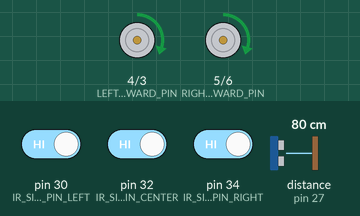
This sketch was run on a simulated Arduino Mega 2560, built with avr-gcc and run on an emulated ATmega2560. Shown: motor-driver pin pairs drawn as motors (green arrow = first pin HIGH = forward, orange = second pin HIGH = backward, longer = more drive, scaled by the enable pin). Wiring (inferred from the names in the program): ultrasonic range finder: trigger pin 26; echo pin 27. The test bench sets the inputs (shaded band); at power-on: distance to the obstacle (sensor on pin 27) 80 cm, pin 30 (IR_SIGNAL_PIN_LEFT) HIGH, pin 32 (IR_SIGNAL_PIN_CENTER) HIGH, pin 34 (IR_SIGNAL_PIN_RIGHT) HIGH. The echo pulse lasts 58.3 µs per cm; what the sketch prints to the serial monitor is not drawn.

Above: at 1.2 s.
1.3 s: distance to the obstacle (sensor on pin 27) set to 2 cm
At 2.5 s:
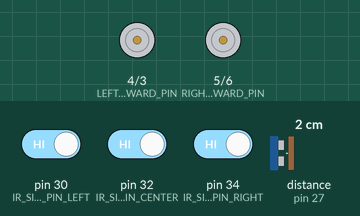
2.8 s: distance to the obstacle (sensor on pin 27) set to 18 cm
At 3.6 s:
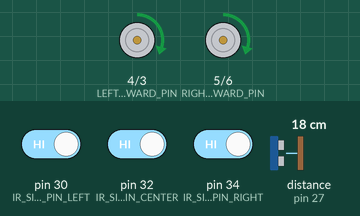
4.3 s: distance to the obstacle (sensor on pin 27) set to 4 cm
At 4.8 s:
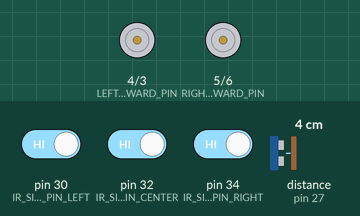
Timing chart, 0 to 7.3 s (numbered marks = the images above; inputs shaded):
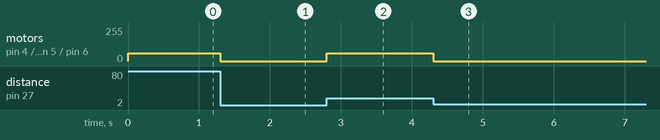

Measured:
- after the input at 1.3 s, motor on pin 4 (LEFT_ENGINE_FORWARD_PIN) / pin 3 (LEFT_ENGINE_REVERSE_PIN), motor on pin 5 (RIGHT_ENGINE_FORWARD_PIN) / pin 6 (RIGHT_ENGINE_REVERSE_PIN): forward 60/255 → stopped at once
- after the input at 2.8 s, motor on pin 4 (LEFT_ENGINE_FORWARD_PIN) / pin 3 (LEFT_ENGINE_REVERSE_PIN), motor on pin 5 (RIGHT_ENGINE_FORWARD_PIN) / pin 6 (RIGHT_ENGINE_REVERSE_PIN): stopped → forward 60/255 at once
- after the input at 4.3 s, motor on pin 4 (LEFT_ENGINE_FORWARD_PIN) / pin 3 (LEFT_ENGINE_REVERSE_PIN), motor on pin 5 (RIGHT_ENGINE_FORWARD_PIN) / pin 6 (RIGHT_ENGINE_REVERSE_PIN): forward 60/255 → stopped at once

The sketch:

LineFollower.ino
```cpp
/**
 * @file LineFollower.ino
 * @author david
 * @brief Demonstration code for a line follower car.
 */
#include <Wire.h>

#include "./MotorDriver.c"
#include "./LineDetector.c"
#include "./DistanceSensor.c"

LinePosition position;
int baseSpeed = 60;

const byte ownI2CAddress = 8;
const byte coordinatorI2CAddress = 9;

char i2cBuffer[32];
boolean i2cNewMessageFlag = false;

boolean drivingAllowed = true;

void setup(){
    Wire.begin(ownI2CAddress);
    Wire.onReceive(receiveI2CMessage);
    Serial.begin(9600);
    initMotorDriver();

    initLineDetector();
    position = detectPosition(ON_LINE);

    initializeDistanceSensors();

    Serial.println("Setup complete!");
}

void loop(){
    if (i2cNewMessageFlag) {
        // Serial.println(i2cBuffer);
        i2cNewMessageFlag = false;
        if (strncmp(i2cBuffer, "STOP", 4) == 0){
            drivingAllowed = false;
        } else {
            drivingAllowed = true;
        }
        // Serial.println(drivingAllowed);
    }

    int d = getFrontDistance();
    // Serial.println(d);
    if (d < 10){
        stop();
    } else if (!drivingAllowed){
        stop();
    } else {
        followLine(baseSpeed);
    }
    // delay(100);
    // followLine(baseSpeed);
}

void followLine(int speed){
    position = detectPosition(position);
    if (position == ON_LINE){
        // Serial.println("On line!");
        driveForward(speed);
    } else if (position == LEFT_OF_LINE){
        // Serial.println("LEFT of line!");
        turnRightForward(speed*1.5);
    } else if (position == RIGHT_OF_LINE){
        // Serial.println("RIGHT of line");
        turnLeftForward(speed*1.5);
    } else {
        Serial.println("This is strange...");
        stop();
    }
}

void receiveI2CMessage(int numberOfBytesReceived){
    // Serial.println("Message received!");
    memset(i2cBuffer, 0, sizeof(i2cBuffer));
    Wire.readBytes(i2cBuffer, numberOfBytesReceived);
    i2cNewMessageFlag = true;
}
```

DistanceSensor.c
```cpp
/**
 * @file DistanceSensor.c
 * @author david
 * @brief Encapsulates the functions to access two HC-SR04 ultrasonic distance sensors.
 */

#include "Arduino.h"

// The digital pins used for the Arduino Car.
#define FRONT_TRIGGER_PIN 26
#define FRONT_ECHO_PIN 27
#define REAR_TRIGGER_PIN 24
#define REAR_ECHO_PIN 25
// The time after which pulseIn will stop waiting. Can't be 0 to avoid the program crashing
#define ECHO_TIMEOUT_US 10000


/**
 * @brief Initializes the distance sensors. MUST be called once before the other methods are effective.
 *
 */
void initializeDistanceSensors(){
    pinMode(FRONT_TRIGGER_PIN, OUTPUT);
    pinMode(FRONT_ECHO_PIN, INPUT);
    pinMode(REAR_TRIGGER_PIN, OUTPUT);
    pinMode(REAR_ECHO_PIN, INPUT);
}

/**
 * @brief Calculates the distance in cm for a given echo duration in micro-senconds
 *
 * The distance = time * speed
 * The time is duration/2 (as the signal travels there and back.)
 * The speed of sound at 20°C is roughly 0.0343 cm/micro-second
 * The distance will be returned in whole integers only.
 *
 * @param duration: the duration the signal travels in micro-seconds
 */
int calculateDistanceInCm(long duration){
    if (duration == 0) {
        return ECHO_TIMEOUT_US * 0.0343;
    } else {
        return (duration / 2) * 0.0343;
    }
}

/**
 * @brief Measure the front distance.
 *
 * @return the measured distance in cm
 */
int getFrontDistance(){
    //clear the trigger pin
    digitalWrite(FRONT_TRIGGER_PIN, LOW);
    delayMicroseconds(5);
    //issue the trigger
    digitalWrite(FRONT_TRIGGER_PIN, HIGH);
    delayMicroseconds(10);
    //stop the trigger
    digitalWrite(FRONT_TRIGGER_PIN, LOW);

    //measure the echo duration
    int duration = pulseIn(FRONT_ECHO_PIN, HIGH, ECHO_TIMEOUT_US);

    return calculateDistanceInCm(duration);
}


/**
 * @brief Measure the rear distance.
 *
 * @return the measured distance in cm
 */
int getRearDistance(){
    //clear the trigger pin
    digitalWrite(REAR_TRIGGER_PIN, LOW);
    delayMicroseconds(5);
    //issue the trigger
    digitalWrite(REAR_TRIGGER_PIN, HIGH);
    delayMicroseconds(10);
    //stop the trigger
    digitalWrite(REAR_TRIGGER_PIN, LOW);

    //measure the echo duration
    int duration = pulseIn(REAR_ECHO_PIN, HIGH, ECHO_TIMEOUT_US);

    return calculateDistanceInCm(duration);
}
```

LineDetector.c
```cpp
/**
 * @file LineDetector.c
 * @author david
 * @brief A library providing operations to use three KY-033 line detection sensors to detect the position of an arduino car with respect to a line on the ground.
 */
#include "Arduino.h"

//define your pins connected to OUT/SIGNAL (ditial IO pins)
#define IR_SIGNAL_PIN_LEFT 30
#define IR_SIGNAL_PIN_CENTER 32
#define IR_SIGNAL_PIN_RIGHT 34


typedef enum {
    LEFT_OF_LINE,
    ON_LINE,
    RIGHT_OF_LINE,
}LinePosition;

/**
 * @brief Initializes the line detector by setting the pin modes for the arduino pins.
 *
 * This method has to be called once for all other operations to work correctly!
 */
void initLineDetector(){
    pinMode(IR_SIGNAL_PIN_LEFT, INPUT);
    pinMode(IR_SIGNAL_PIN_CENTER, INPUT);
    pinMode(IR_SIGNAL_PIN_RIGHT, INPUT);
}

/**
 * @brief read the values of the line detection sensors.
 *
 * @param signals an int buffer of size 3 to write the signals to as return values.
 *
 * signals[0] will hold the value of the LEFT sensor
 * signals[1] will hold the value of the CENTER sensor
 * signals[2] will hold the value of the RIGHT sensor
 */
void readSensorSignals(int signals[]){
    signals[0] = digitalRead(IR_SIGNAL_PIN_LEFT);
    signals[1] = digitalRead(IR_SIGNAL_PIN_CENTER);
    signals[2] = digitalRead(IR_SIGNAL_PIN_RIGHT);
}

/**
 * @brief Detecs the position of an arduino car w.r.t. a line on the ground.
 *
 * @param previousPosition hand over the last detected position so it can be taken into account for calculating the new position.
 * @return LinePosition the position of the car relative to the line.
 */
LinePosition detectPosition(LinePosition previousPosition){
    int signals[3];
    readSensorSignals(signals);
    if (signals[0] == 1 && signals[1] == 0 && signals[2] == 0){
        return RIGHT_OF_LINE;
    } else if (signals[0] == 0 && signals[1] == 1 && signals[2] == 0){
        return ON_LINE;
    } else if (signals[0] == 0 && signals[1] == 0 && signals[2] == 1){
        return LEFT_OF_LINE;
    } else { // if the sensor reading is unclear (e.g. because left and center detect the line at the same time), do not change the position
        return previousPosition;
    }
}
```

MotorDriver.c
```cpp
/**
 * @file MotorDriver.c
 * @author david
 * @brief A library providing functions to control an arduino car using the motor controller L298N.
 */

#include "Arduino.h"

// The pins of an arduino (mega in this example) that are connected to the L298N motor controller.

// PMW pins
#define LEFT_ENGINE_SPEED_PIN 2
#define RIGHT_ENGINE_SPEED_PIN 7

// Digital IO pins
#define LEFT_ENGINE_FORWARD_PIN 4
#define LEFT_ENGINE_REVERSE_PIN 3
#define RIGHT_ENGINE_FORWARD_PIN 5
#define RIGHT_ENGINE_REVERSE_PIN 6

/**
 * @brief Initializes the motor driver by setting the pin modes for the arduino pins.
 *
 * This method has to be called once for all other operations to work correctly!
 */
void initMotorDriver(){
    pinMode(LEFT_ENGINE_SPEED_PIN, OUTPUT);
    pinMode(RIGHT_ENGINE_SPEED_PIN, OUTPUT);
    pinMode(LEFT_ENGINE_FORWARD_PIN, OUTPUT);
    pinMode(LEFT_ENGINE_REVERSE_PIN, OUTPUT);
    pinMode(RIGHT_ENGINE_FORWARD_PIN, OUTPUT);
    pinMode(RIGHT_ENGINE_REVERSE_PIN, OUTPUT);
}

/**
 * @brief Sets the dc motor direction of the right motors to "forward".
 *
 * If the motor direction is currently set to "reverse", this method changes the motor direction.
 * If the motor direction was already set to "forward", the method will not affect any change.
 */
void rightForward(){
    digitalWrite(RIGHT_ENGINE_FORWARD_PIN, HIGH);
    digitalWrite(RIGHT_ENGINE_REVERSE_PIN, LOW);
}

/**
 * @brief Sets the dc motor direction of the right motors to "reverse".
 *
 * If the motor direction is currently set to "forward", this method changes the motor direction.
 * If the motor direction was already set to "reverse", the method will not affect any change.
 */
void rightReverse(){
    digitalWrite(RIGHT_ENGINE_FORWARD_PIN, LOW);
    digitalWrite(RIGHT_ENGINE_REVERSE_PIN, HIGH);
}

/**
 * @brief Sets the speed of the right motors to the desired value.
 *
 * @param speed specify the motor speed between 60 (slowest moving speed) and 255 (full speed), or 0 to deactivate the motors.
 *
 * The operation controls the motors my sending PMW signals to the L298N motor controller.
 * A value between 0-59 is not recommended, because the motors to not get enough power to move the car.
 */
void rightSpeed(int speed){
    analogWrite(RIGHT_ENGINE_SPEED_PIN, speed);
}

/**
 * @brief Sets the dc motor direction of the left motors to "forward".
 *
 * If the motor direction is currently set to "reverse", this method changes the motor direction.
 * If the motor direction was already set to "forward", the method will not affect any change.
 */
void leftForward(){
    digitalWrite(LEFT_ENGINE_FORWARD_PIN, HIGH);
    digitalWrite(LEFT_ENGINE_REVERSE_PIN, LOW);
}

/**
 * @brief Sets the dc motor direction of the left motors to "reverse".
 *
 * If the motor direction is currently set to "forward", this method changes the motor direction.
 * If the motor direction was already set to "reverse", the method will not affect any change.
 */
void leftReverse(){
    digitalWrite(LEFT_ENGINE_FORWARD_PIN, LOW);
    digitalWrite(LEFT_ENGINE_REVERSE_PIN, HIGH);
}

/**
 * @brief Sets the speed of the left motors to the desired value.
 *
 * @param speed specify the motor speed between 60 (slowest moving speed) and 255 (full speed), or 0 to deactivate the motors.
 *
 * The operation controls the motors my sending PMW signals to the L298N motor controller.
 * A value between 0-59 is not recommended, because the motors to not get enough power to move the car.
 */
void leftSpeed(int speed){
    analogWrite(LEFT_ENGINE_SPEED_PIN, speed);
}

/**
 * @brief Sets the speed of all motors to the desired value.
 *
 * @param speed specify the motor speed between 60 (slowest moving speed) and 255 (full speed), or 0 to deactivate the motors.
 *
 * The operation controls the motors my sending PMW signals to the L298N motor controller.
 * A value between 0-59 is not recommended, because the motors to not get enough power to move the car.
 */
void setSpeed(int speed){
    leftSpeed(speed);
    rightSpeed(speed);
}

/**
 * @brief Makes the car stop by deactivating all motors.
 *
 */
void stop(){
    setSpeed(0);
}

/**
 * @brief Sets the movement direction of all motors to "forward".
 *
 * If the motor direction is currently set to "reverse", this method changes the motor direction.
 * If the motor direction was already set to "forward", the method will not affect any change.
 */
void forward(){
    leftForward();
    rightForward();
}

/**
 * @brief Sets the movement direction of all motors to "forward" AND sets the motor speed.
 *
 * If the motor direction is currently set to "reverse", this method changes the motor direction.
 * If the motor direction was already set to "forward", the method will not affect any change.
 *
 * @param speed specify the motor speed between 60 (slowest moving speed) and 255 (full speed), or 0 to deactivate the motors.
 *
 * The operation controls the motors my sending PMW signals to the L298N motor controller.
 * A value between 0-59 is not recommended, because the motors to not get enough power to move the car.
 */
void driveForward(int speed){
    setSpeed(speed);
    forward();
}

/**
 * @brief Sets the dc motor direction of all motors to "reverse".
 *
 * If the motor direction is currently set to "forward", this method changes the motor direction.
 * If the motor direction was already set to "reverse", the method will not affect any change.
 */
void reverse(){
    leftReverse();
    rightReverse();
}

/**
 * @brief Sets the movement direction of all motors to "reverse" AND sets the motor speed.
 *
 * If the motor direction is currently set to "forward", this method changes the motor direction.
 * If the motor direction was already set to "reverse", the method will not affect any change.
 *
 * @param speed specify the motor speed between 60 (slowest moving speed) and 255 (full speed), or 0 to deactivate the motors.
 *
 * The operation controls the motors my sending PMW signals to the L298N motor controller.
 * A value between 0-59 is not recommended, because the motors to not get enough power to move the car.
 */
void driveReverse(int speed){
    setSpeed(speed);
    reverse();
}

/**
 * @brief Turns the car left if driving forward.
 *
 * More specifically: the right motors are set to "forward" and the left motors to "reverse".
 */
void turnLeft(){
    rightForward();
    leftReverse();
}

/**
 * @brief Turns the car left with the desired speed.
 *
 * @param speed specify the motor speed between 60 (slowest moving speed) and 255 (full speed), or 0 to deactivate the motors.
 *
 * The operation controls the motors my sending PMW signals to the L298N motor controller.
 * A value between 0-59 is not recommended, because the motors to not get enough power to move the car.
 */
void turnLeftForward(int speed){
    setSpeed(speed);
    turnLeft();
}

/**
 * @brief Turns the car right if driving forward.
 *
 * More specifically: the right motors are set to "reverse" and the left motors to "forward".
 */
void turnRight(){
    leftForward();
    rightReverse();
}

/**
 * @brief Turns the car right with the desired speed.
 *
 * @param speed specify the motor speed between 60 (slowest moving speed) and 255 (full speed), or 0 to deactivate the motors.
 *
 * The operation controls the motors my sending PMW signals to the L298N motor controller.
 * A value between 0-59 is not recommended, because the motors to not get enough power to move the car.
 */
void turnRightForward(int speed){
    setSpeed(speed);
    turnRight();
}

void steerLeftForward(int speed, double fraction){
    forward();
    leftSpeed(speed/fraction);
    rightSpeed(speed);
}

void steerRightForward(int speed, double fraction){
    forward();
    leftSpeed(speed);
    rightSpeed(speed/fraction);
}
```
